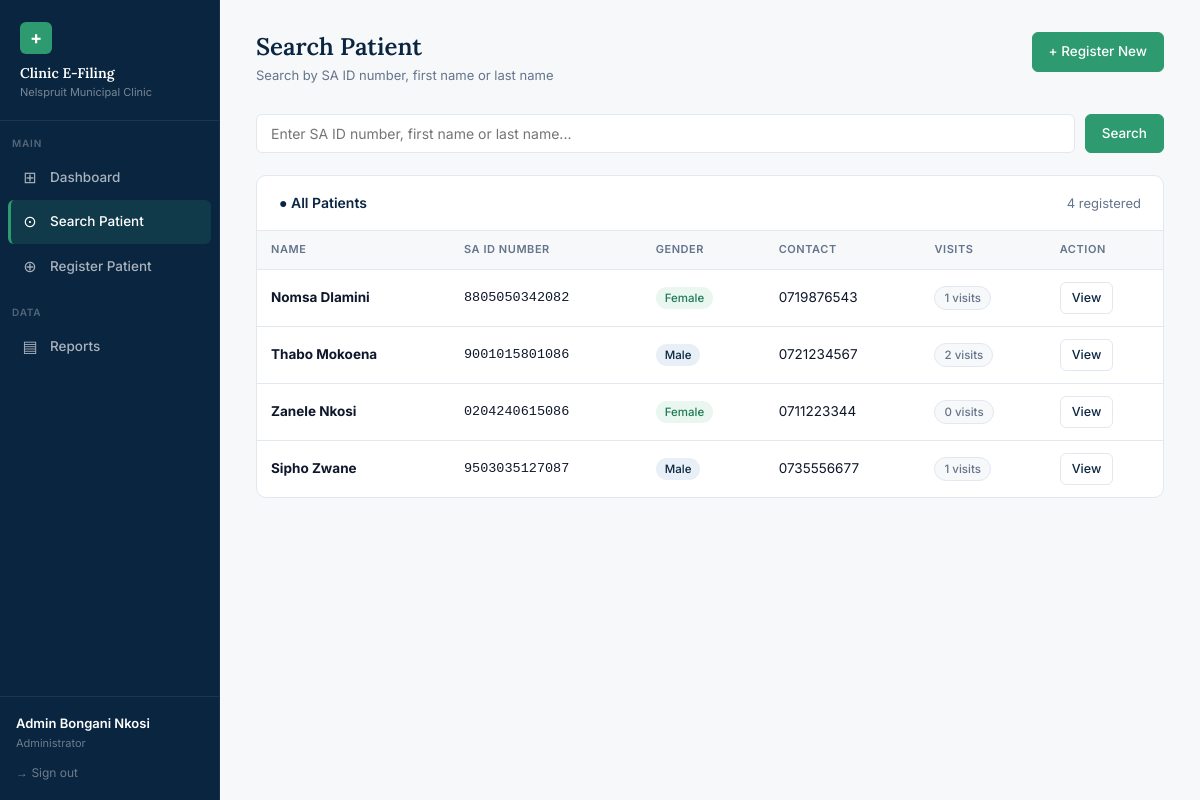
The app's page /search.php (signed in) with its own data.
### tables this page shows
CREATE TABLE IF NOT EXISTS patients (
    patient_id      INT AUTO_INCREMENT PRIMARY KEY,
    id_number       VARCHAR(13) NOT NULL UNIQUE,
    first_name      VARCHAR(50) NOT NULL,
    last_name       VARCHAR(50) NOT NULL,
    date_of_birth   DATE,
    gender          ENUM('Male','Female','Other') NOT NULL,
    contact_number  VARCHAR(15),
    email           VARCHAR(100),
    address_id      INT,
    created_by      INT,
    created_at      DATETIME DEFAULT CURRENT_TIMESTAMP,
    FOREIGN KEY (address_id) REFERENCES addresses(address_id) ON DELETE SET NULL,
    FOREIGN KEY (created_by) REFERENCES staff(staff_id)       ON DELETE SET NULL
);

### db.php (called while the page is built, shortened)
<?php
function clean($conn, $val) {
    return $conn->real_escape_string(htmlspecialchars(trim($val)));
}

### search.php (the view, shortened to what this page needs)
<?php
require_once 'db.php';
$query = clean($conn, $_GET['q'] ?? '');
$results = null;
$all = $conn->query(
    "SELECT p.patient_id, p.id_number, p.first_name, p.last_name,
            p.gender, p.contact_number,
            (SELECT COUNT(*) FROM consultations c WHERE c.patient_id=p.patient_id) AS visit_count
     FROM patients p ORDER BY p.last_name, p.first_name"
);
?>
<!DOCTYPE html>
<html lang="en">
<head>
    <link rel="stylesheet" href="style.css">
</head>
<body>
<?php require_once 'includes.php'; ?>
<div class="main">
    <div class="page-header">
        <div class="page-header-left">
            <h1>Search Patient</h1>
            <p class="page-sub">Search by SA ID number, first name or last name</p>
        </div>
        <a href="register.php" class="btn btn-primary">&#43; Register New</a>
    </div>
    <form method="GET" class="search-bar">
        <input type="text" name="q" class="search-input"
               value="<?= htmlspecialchars($query) ?>"
               placeholder="Enter SA ID number, first name or last name..."
               autofocus>
        <button type="submit" class="btn btn-primary">Search</button>
    </form>
    <?php if ($query && $results): ?>
    <div class="card">
        <div class="card-header">
            <h2>&#9679; Results for &ldquo;<?= htmlspecialchars($query) ?>&rdquo;</h2>
            <span style="font-size:13px;color:var(--slate);"><?= $results->num_rows ?> found</span>
        </div>
        <?php if ($results->num_rows > 0): ?>
        <div class="table-wrap">
            <table>
                <thead>
                    <tr>
                        <th>Patient Name</th>
                        <th>SA ID Number</th>
                        <th>Gender</th>
                        <th>Contact</th>
                        <th>Date of Birth</th>
                        <th>Visits</th>
                        <th>Action</th>
                    </tr>
                </thead>
                <tbody>
                <?php while ($p = $results->fetch_assoc()): ?>
                <tr>
                    <td><strong><?= htmlspecialchars($p['first_name'].' '.$p['last_name']) ?></strong></td>
                    <td><code><?= htmlspecialchars($p['id_number']) ?></code></td>
                    <td>
                        <span class="badge <?= $p['gender']==='Male'?'badge-navy':'badge-green' ?>">
                            <?= $p['gender'] ?>
                        </span>
                    </td>
                    <td><?= htmlspecialchars($p['contact_number'] ?? '—') ?></td>
                    <td><?= $p['date_of_birth'] ? date('d M Y', strtotime($p['date_of_birth'])) : '—' ?></td>
                    <td><span class="badge badge-gray"><?= $p['visit_count'] ?> visits</span></td>
                    <td><a href="profile.php?id=<?= $p['patient_id'] ?>" class="btn btn-outline btn-sm">View Profile</a></td>
                </tr>
                <?php endwhile; ?>
                </tbody>
            </table>
        </div>
        <?php else: ?>
        <div class="card-body">
            <div class="alert alert-info">
                &#9432; No patients found for &ldquo;<?= htmlspecialchars($query) ?>&rdquo;.
                <a href="register.php">Register this patient</a>?
            </div>
        </div>
        <?php endif; ?>
    </div>
    <?php else: ?>
    <div class="card">
        <div class="card-header">
            <h2>&#9679; All Patients</h2>
            <span style="font-size:13px;color:var(--slate);"><?= $all->num_rows ?> registered</span>
        </div>
        <div class="table-wrap">
            <table>
                <thead>
                    <tr>
                        <th>Name</th><th>SA ID Number</th><th>Gender</th><th>Contact</th><th>Visits</th><th>Action</th>
                    </tr>
                </thead>
                <tbody>
                <?php while ($p = $all->fetch_assoc()): ?>
                <tr>
                    <td><strong><?= htmlspecialchars($p['first_name'].' '.$p['last_name']) ?></strong></td>
                    <td><code><?= htmlspecialchars($p['id_number']) ?></code></td>
                    <td><span class="badge <?= $p['gender']==='Male'?'badge-navy':'badge-green' ?>"><?= $p['gender'] ?></span></td>
                    <td><?= htmlspecialchars($p['contact_number'] ?? '—') ?></td>
                    <td><span class="badge badge-gray"><?= $p['visit_count'] ?> visits</span></td>
                    <td><a href="profile.php?id=<?= $p['patient_id'] ?>" class="btn btn-outline btn-sm">View</a></td>
                </tr>
                <?php endwhile; ?>
                </tbody>
            </table>
        </div>
    </div>
    <?php endif; ?>
</div>
</body>
</html>

### style.css (style rules this page uses)
:root { --navy: #0A2540; --navy-mid: #1A3A5C; --navy-light: #E8EFF6; --green: #2D9B6F; --green-dark: #1E7A54; --green-light: #EAF6F0; --white: #FFFFFF; --bg: #F7F8FA; --border: #E2E8F0; --slate: #64748B; --slate-light: #94A3B8; --text: #0F172A; --danger: #DC2626; --danger-lt: #FEF2F2; --warning: #D97706; --warning-lt: #FFFBEB; --sidebar-w: 220px; --radius: 6px; --radius-lg: 10px; }
*, *::before, *::after { box-sizing: border-box; margin: 0; padding: 0; }
html { font-size: 15px; -webkit-font-smoothing: antialiased; }
body { font-family: 'Inter', system-ui, sans-serif; background: var(--bg); color: var(--text); line-height: 1.6; }
.main { margin-left: var(--sidebar-w); min-height: 100vh; padding: 32px 36px; }
.page-header { display: flex; align-items: flex-start; justify-content: space-between; margin-bottom: 28px; gap: 16px; }
.page-header-left h1 { font-family: 'Lora', Georgia, serif; font-size: 24px; font-weight: 600; color: var(--navy); line-height: 1.25; }
.page-header-left .page-sub { font-size: 13px; color: var(--slate); margin-top: 3px; }
.card { background: var(--white); border: 1px solid var(--border); border-radius: var(--radius-lg); margin-bottom: 20px; overflow: hidden; }
.card-header { padding: 16px 22px; border-bottom: 1px solid var(--border); display: flex; align-items: center; justify-content: space-between; }
.card-header h2 { font-size: 14px; font-weight: 600; color: var(--navy); display: flex; align-items: center; gap: 8px; }
.table-wrap { overflow-x: auto; }
table { width: 100%; border-collapse: collapse; font-size: 13.5px; }
table thead th { padding: 10px 14px; text-align: left; font-size: 11px; font-weight: 600; color: var(--slate); text-transform: uppercase; letter-spacing: .05em; border-bottom: 1px solid var(--border); background: var(--bg); }
table tbody tr { border-bottom: 1px solid var(--border); transition: background .1s; }
table tbody tr:last-child { border-bottom: none; }
table tbody td { padding: 12px 14px; vertical-align: middle; color: var(--text); }
.badge { display: inline-flex; align-items: center; gap: 4px; padding: 2px 9px; border-radius: 20px; font-size: 11.5px; font-weight: 500; }
.badge-green { background: var(--green-light); color: var(--green-dark); }
.badge-navy { background: var(--navy-light); color: var(--navy); }
.badge-gray { background: var(--bg); color: var(--slate); border: 1px solid var(--border); }
.btn { display: inline-flex; align-items: center; gap: 6px; padding: 8px 16px; border-radius: var(--radius); font-size: 13.5px; font-weight: 500; font-family: 'Inter', sans-serif; cursor: pointer; border: 1px solid transparent; text-decoration: none; transition: background .15s, border-color .15s, color .15s; white-space: nowrap; }
.btn-primary { background: var(--green); color: #fff; border-color: var(--green); }
.btn-outline { background: transparent; color: var(--navy); border-color: var(--border); }
.btn-sm { padding: 5px 11px; font-size: 12.5px; }
.search-bar { display: flex; gap: 10px; margin-bottom: 22px; }
.search-input { flex: 1; padding: 10px 14px; border: 1px solid var(--border); border-radius: var(--radius); font-size: 14px; font-family: 'Inter', sans-serif; background: var(--white); transition: border-color .15s, box-shadow .15s; }

### records on screen
patients: first_name+last_name "Nomsa Dlamini", id_number "8805050342082", gender "Female", contact_number "0719876543", visit_count "1"
patients: first_name+last_name "Thabo Mokoena", id_number "9001015801086", gender "Male", contact_number "0721234567", visit_count "2"
patients: first_name+last_name "Zanele Nkosi", id_number "0204240615086", gender "Female", contact_number "0711223344", visit_count "0"
patients: first_name+last_name "Sipho Zwane", id_number "9503035127087", gender "Male", contact_number "0735556677", visit_count "1"

### other values on screen
$icon "⊞ ⊙ ⊕ ▤"
$label "Dashboard Search Patient Register Patient Reports"
$session_name "Admin Bongani Nkosi"
$role "Administrator"
$all->num_rows "4"
